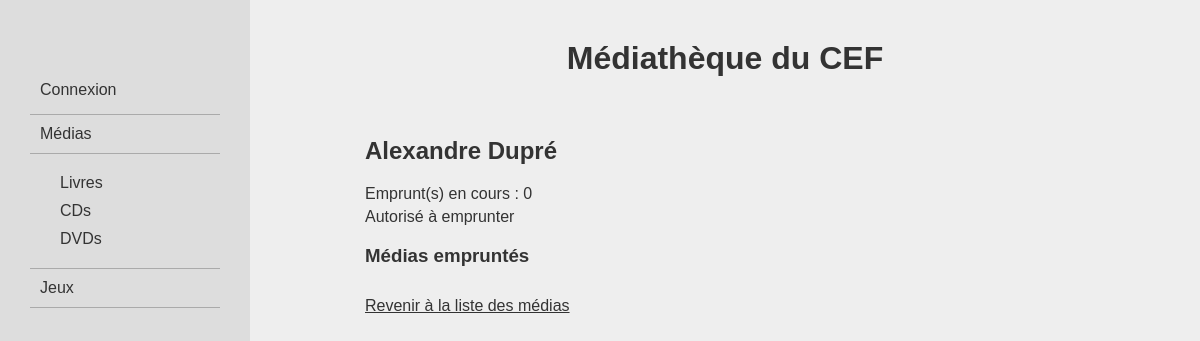
The page /membre/4 on the database as committed earlier.
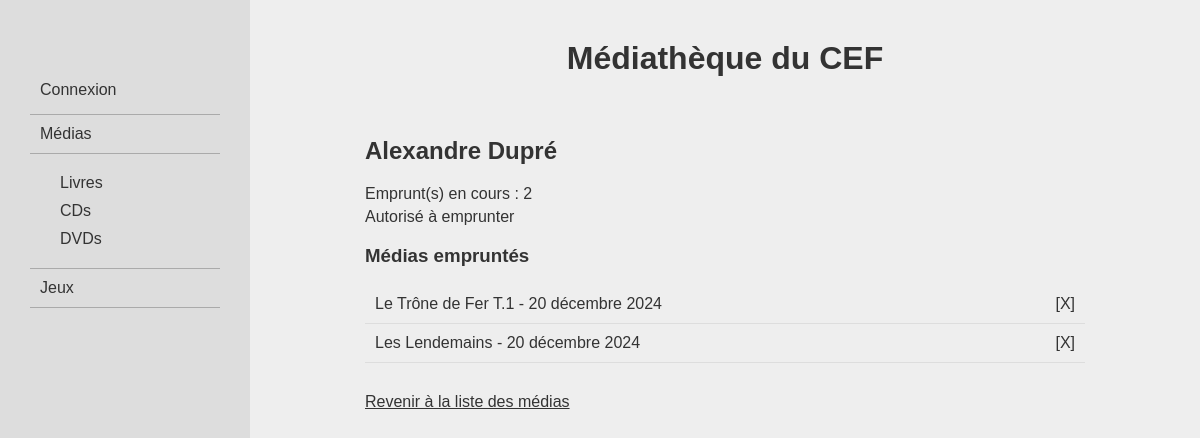
The same page on the database as committed later.
### logisticMediatheque/models.py (models this page shows)
class Membres (models.Model):
    firstname = models.CharField(max_length=100)
    lastname = models.CharField(max_length=100)
    email = models.EmailField()
    canLoan = models.BooleanField(default=True)
    numLoan = models.IntegerField(default=0)

class Medias (models.Model):
    title = models.CharField(max_length = 100, unique = True)
    issue = models.DateField()
    borrower = models.ForeignKey(Membres, on_delete= models.DO_NOTHING, null=True)
    dateLoan = models.DateField(null = True, blank = True)
    MEDIATYPES = [
        ("livre", "Livre"),
        ("cd", "CD"),
        ("dvd", "DVD")
    ]
    mediaType = models.CharField(choices=MEDIATYPES, max_length=5, default="livre")

### logisticMediatheque/views.py (the view)
# urls.py: path('membre/<int:membre_id>', views.membreDetail, name = 'membreDetail'),
def membreDetail(request, membre_id):
    mediaLoans = Medias.objects.all().filter(borrower = membre_id)
    return render(
        request,
        "logisticMediatheque/itemDetails/membreDetails.html",
        {
            "membre": get_object_or_404( Membres, pk = membre_id ),
            "mediaLoans": mediaLoans
        }
    )

### logisticMediatheque/templates/logisticMediatheque/itemDetails/membreDetails.html
{% extends 'logisticMediatheque/base.html' %}
{% block content %}
    <h2>{{ membre.firstname }} {{ membre.lastname }}</h2>
    <div class="membreInfos">
        <p>Emprunt(s) en cours : {{ membre.numLoan }}</p>
        {% if membre.canLoan == True %}
            <p>Autorisé à emprunter</p>
        {% else %}
            <p>Ne peut plus emprunter !</p>
        {% endif %}
    </div>
    <div class="membreLoans">
        <h3>Médias empruntés</h3>
        {% for mediaLoan in mediaLoans %}
            <div class="item">
                <div class="mediaInfos">
                    <a href="{% url 'logisticMediatheque:mediaDetail' mediaLoan.mediaType mediaLoan.id %}">{{mediaLoan.title}}</a>   -   {{mediaLoan.dateLoan}}
                </div>
                <div class="itemActions">
                    <a href="{% url 'logisticMediatheque:removeLoan' mediaLoan.id membre.id %}">[X]</a>
                </div>
            </div>
        {% endfor %}
    </div>
    <p class="returnLink"><a href="{% url 'logisticMediatheque:listMembres' %}">Revenir à la liste des médias</a></p>
{% endblock content %}

Rows that differ between the two databases and show on the page:
changed Membres "Alexandre": numLoan "0" → "2"
now on this page (row edited): Medias: title "Le Trône de Fer T.1", dateLoan "20 décembre 2024"
now on this page (row edited): Medias: title "Les Lendemains", dateLoan "20 décembre 2024"
